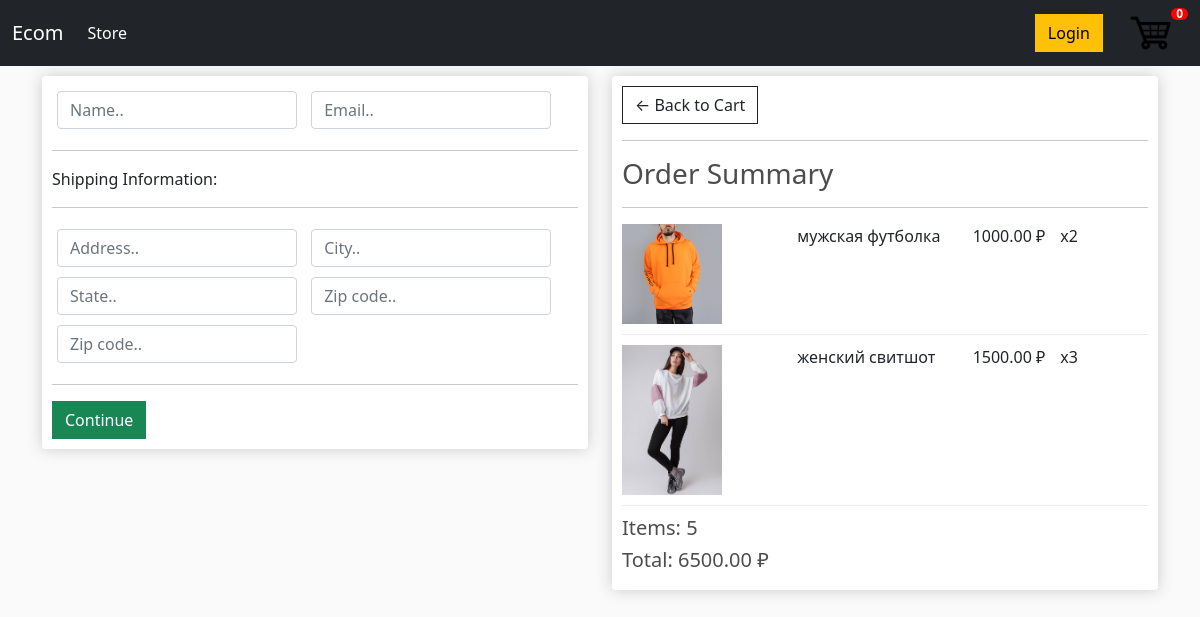
/checkout/ (signed in), run on an earlier commit of the app's database.
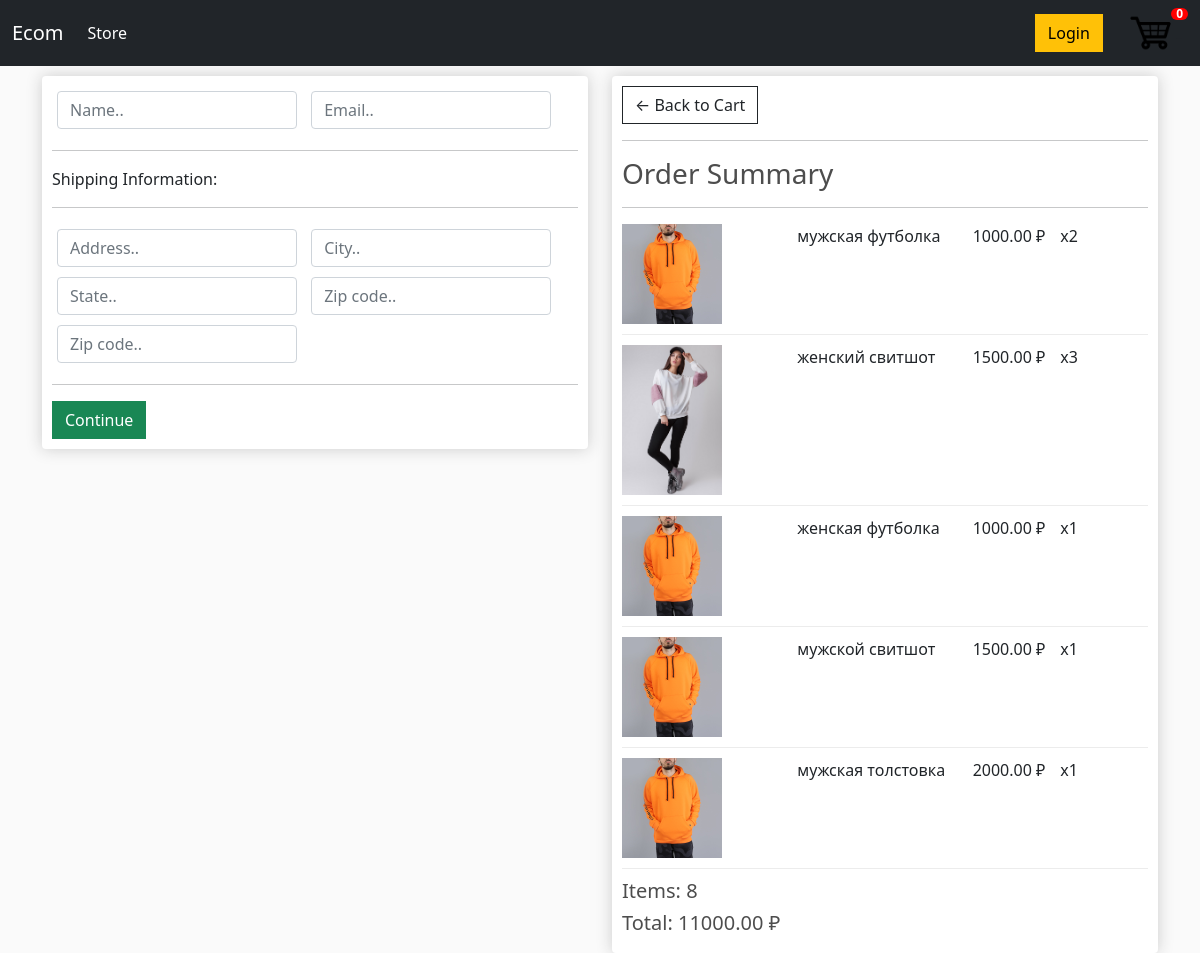
And on a later commit of the database.
### mainapp/models.py (models this page shows, shortened)
class OrderItem(models.Model):
    product = models.ForeignKey(Product, on_delete=models.SET_NULL, blank=True, null=True)
    order = models.ForeignKey(Order, on_delete=models.SET_NULL, blank=True, null=True)
    quantity = models.IntegerField(default=0, null=True, blank=True)
    date_added = models.DateTimeField(auto_now_add=True)
    @property
    def get_total(self):
        total = self.product.price * self.quantity
        return total

class Product(models.Model):
    name = models.CharField(max_length=200, null=True)
    price = models.FloatField()  # !!! not sure
    digital = models.BooleanField(default=False, null=True, blank=False)
    image = models.ImageField(null=True, blank=True)
    def imageURL(self):
        try:
            url = self.image.url
        except:
            url = ''
        return url

class Order(models.Model):
    customer = models.ForeignKey(Customer, on_delete=models.SET_NULL, blank=True, null=True)
    date_order = models.DateTimeField(auto_now_add=True)
    complete = models.BooleanField(default=False, null=True, blank=False)
    transaction_id = models.CharField(max_length=200, null=True)
    def get_cart_total(self):
        orderitems = self.orderitem_set.all()
        total = sum([item.get_total for item in orderitems])
        return total
    def get_cart_items(self):
        orderitems = self.orderitem_set.all()
        items = sum([item.quantity for item in orderitems])
        return items

### mainapp/views.py (the view)
# urls.py: path('checkout/', views.checkout, name='checkout'),
def checkout(request):
    if request.user.is_authenticated:
        customer = request.user.customer
        order, created = Order.objects.get_or_create(customer=customer, complete=False)
        items = order.orderitem_set.all()
    else:
        items = []
        order = {'get_cart_total': 0, 'get_cart_items': 0}
    context = {'items': items, 'order': order}
    return render(request, 'mainapp/checkout.html', context)

### mainapp/templates/mainapp/checkout.html (shortened to what this page needs)
{% extends 'mainapp/index.html' %}
{% load static %}
{% block content%}
    <div class="row">
        <div class="col-lg-6">
            <div class="box-element" id="form-wrapper">
                <form id="form">
                    <div id="user-info">
                        <div class="form-field">
							<input required class="form-control" type="text" name="name" placeholder="Name..">
						</div>
						<div class="form-field">
							<input required class="form-control" type="email" name="email" placeholder="Email..">
						</div>
                    </div>
                    <div id="shipping-info">
                        <hr>
						<p>Shipping Information:</p>
						<hr>
						<div class="form-field">
							<input class="form-control" type="text" name="address" placeholder="Address..">
						</div>
						<div class="form-field">
							<input class="form-control" type="text" name="city" placeholder="City..">
						</div>
						<div class="form-field">
							<input class="form-control" type="text" name="state" placeholder="State..">
						</div>
						<div class="form-field">
							<input class="form-control" type="text" name="zipcode" placeholder="Zip code..">
						</div>
						<div class="form-field">
							<input class="form-control" type="text" name="country" placeholder="Zip code..">
						</div>
                    </div>
                    <hr>
                    <input id="form-button" class="btn btn-success btn-block" type="submit" value="Continue">
                </form>
            </div>
			<br>
        </div>
        <div class="col-lg-6">
            <div class="box-element">
				<a  class="btn btn-outline-dark" href="{% url 'cart' %}">&#x2190; Back to Cart</a>
				<hr>
				<h3>Order Summary</h3>
				<hr>
				{% for item in items %}
				<div class="cart-row">
				<div style="flex:2"><img class="row-image" src="{{item.product.imageURL}}"></div>
				<div style="flex:2"><p>{{item.product.name}}</p></div>
				<div style="flex:1"><p>{{item.product.price|floatformat:2}} ₽</p></div>
				<div style="flex:1"><p>x{{item.quantity}}</p></div>
				</div>
				{% endfor %}
				<h5>Items:   {{order.get_cart_items}}</h5>
				<h5>Total:   {{order.get_cart_total|floatformat:2}} ₽</h5>
            </div>
        </div>
    </div>
{% endblock content%}

What changed in the data, as far as the page shows it:
added OrderItem: product.imageURL (picture), product.name "женская футболка", product.price "1000.00", quantity "1"
added OrderItem: product.imageURL (picture), product.name "мужской свитшот", product.price "1500.00", quantity "1"
added OrderItem: product.imageURL (picture), product.name "мужская толстовка", product.price "2000.00", quantity "1"
computed for Order: get_cart_items "5" → "8"; get_cart_total "6500.00" → "11000.00"
